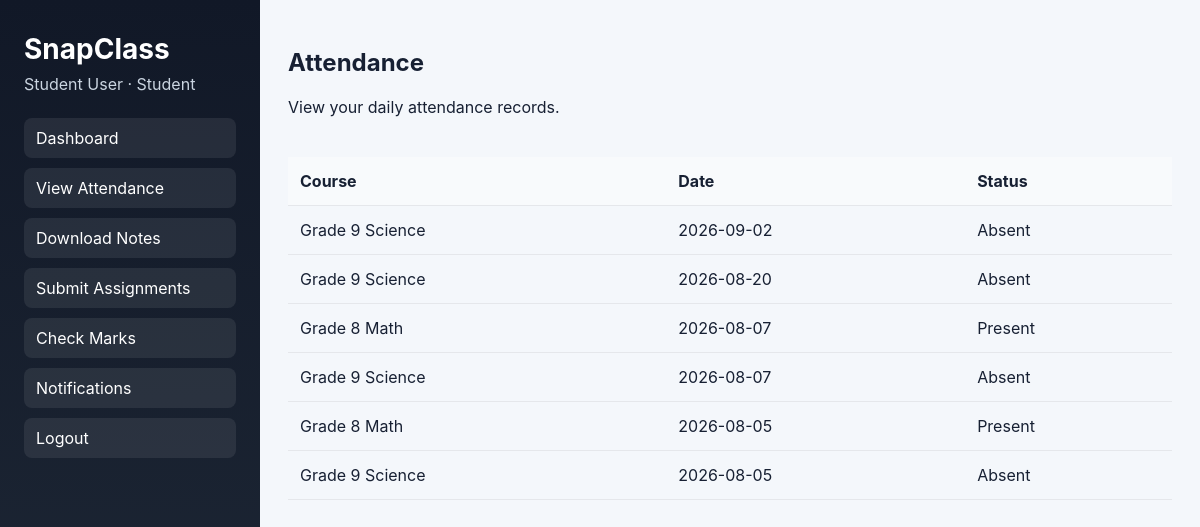
Screenshot of /student/attendance (signed in) with the database file from the repository.
### tables this page shows
CREATE TABLE users (
                id INTEGER PRIMARY KEY AUTOINCREMENT,
                name TEXT NOT NULL,
                email TEXT NOT NULL UNIQUE,
                password_hash TEXT NOT NULL,
                role TEXT NOT NULL CHECK(role IN ('admin', 'teacher', 'student'))
            );

CREATE TABLE attendance (
                id INTEGER PRIMARY KEY AUTOINCREMENT,
                student_id INTEGER NOT NULL,
                course_name TEXT NOT NULL,
                attendance_date TEXT NOT NULL,
                status TEXT NOT NULL,
                UNIQUE(student_id, course_name, attendance_date)
            );

### app.py (the view)
@app.route("/student/attendance")
def student_attendance():
    user = current_user()
    if not user or user["role"] != "student":
        return redirect(url_for("login"))
    with get_connection() as connection:
        rows = connection.execute(
            "SELECT course_name, attendance_date, status FROM attendance WHERE student_id = ? ORDER BY attendance_date DESC",
            (user["id"],),
        ).fetchall()
    return render_template("student_attendance.html", user=user, rows=rows)

### app.py (called while the page is built)
def get_connection() -> sqlite3.Connection:
    connection = sqlite3.connect(DB_PATH)
    connection.row_factory = sqlite3.Row
    return connection

def current_user() -> dict[str, Any] | None:
    user_id = session.get("user_id")
    if not user_id:
        return None
    with get_connection() as connection:
        record = connection.execute("SELECT id, name, email, role FROM users WHERE id = ?", (user_id,)).fetchone()
        if record is None:
            return None
        return dict(record)

### templates/student_attendance.html (shortened to what this page needs)
{% extends "role_base.html" %}
{% block nav %}
<nav>
  <a href="{{ url_for('student_dashboard') }}">Dashboard</a>
  <a href="{{ url_for('student_attendance') }}">View Attendance</a>
  <a href="{{ url_for('student_notes') }}">Download Notes</a>
  <a href="{{ url_for('student_assignments') }}">Submit Assignments</a>
  <a href="{{ url_for('student_marks') }}">Check Marks</a>
  <a href="{{ url_for('student_notifications') }}">Notifications</a>
  <a href="{{ url_for('logout') }}">Logout</a>
</nav>
{% endblock %}
{% block content %}
<header class="topbar"><div><h2>Attendance</h2><p>View your daily attendance records.</p></div></header>
<div class="form-card">
  <div class="table-wrap">
    <table class="data-table">
      <thead><tr><th>Course</th><th>Date</th><th>Status</th></tr></thead>
      <tbody>
        {% for row in rows %}
        <tr><td>{{ row.course_name }}</td><td>{{ row.attendance_date }}</td><td>{{ row.status }}</td></tr>
        {% endfor %}
      </tbody>
    </table>
  </div>
</div>
{% endblock %}

### templates/role_base.html (shortened to what this page needs)
<!doctype html>
<html lang="en">
  <head>
    <link rel="stylesheet" href="{{ url_for('static', filename='style.css') }}" />
  </head>
  <body>
    <div class="app-shell">
      <aside class="sidebar">
        <h1>SnapClass</h1>
        <p>{{ user.name }} · {{ user.role|title }}</p>
        {% block nav %}{% endblock %}
      </aside>
      <main class="main-content">
        {% block content %}{% endblock %}
      </main>
    </div>
  </body>
</html>

### static/style.css (style rules this page uses)
:root { color-scheme: light; font-family: Inter, Arial, sans-serif; --bg: #f4f7fb; --panel: #ffffff; --primary: #234498; --text: #172033; --muted: #6b7280; --border: #e5e7eb; }
* { box-sizing: border-box; }
body { margin: 0; background: var(--bg); color: var(--text); }
.app-shell { display: grid; grid-template-columns: 260px 1fr; min-height: 100vh; }
.sidebar { background: linear-gradient(180deg, #111827 0%, #1f2937 100%); color: white; padding: 32px 24px; }
.sidebar h1 { margin: 0 0 8px; font-size: 28px; }
.sidebar p { margin: 0 0 24px; color: #cbd5e1; }
.sidebar nav { display: flex; flex-direction: column; gap: 10px; }
.sidebar a { color: white; text-decoration: none; padding: 10px 12px; border-radius: 8px; background: rgba(255,255,255,0.08); }
.main-content { padding: 28px; }
.topbar { display: flex; justify-content: space-between; align-items: center; margin-bottom: 24px; }
.table-wrap { overflow-x: auto; }
.data-table { width: 100%; border-collapse: collapse; }
.data-table th, .data-table td { padding: 14px 12px; border-bottom: 1px solid var(--border); text-align: left; }
.data-table thead th { background: #f8fafc; font-weight: 700; }

### rows the page displays
users: name "Student User", role "Student"
attendance: course_name "Grade 9 Science", attendance_date "2026-09-02", status "Absent"
attendance: course_name "Grade 9 Science", attendance_date "2026-08-20", status "Absent"
attendance: course_name "Grade 8 Math", attendance_date "2026-08-07", status "Present"
attendance: course_name "Grade 9 Science", attendance_date "2026-08-07", status "Absent"
attendance: course_name "Grade 8 Math", attendance_date "2026-08-05", status "Present"
attendance: course_name "Grade 9 Science", attendance_date "2026-08-05", status "Absent"
